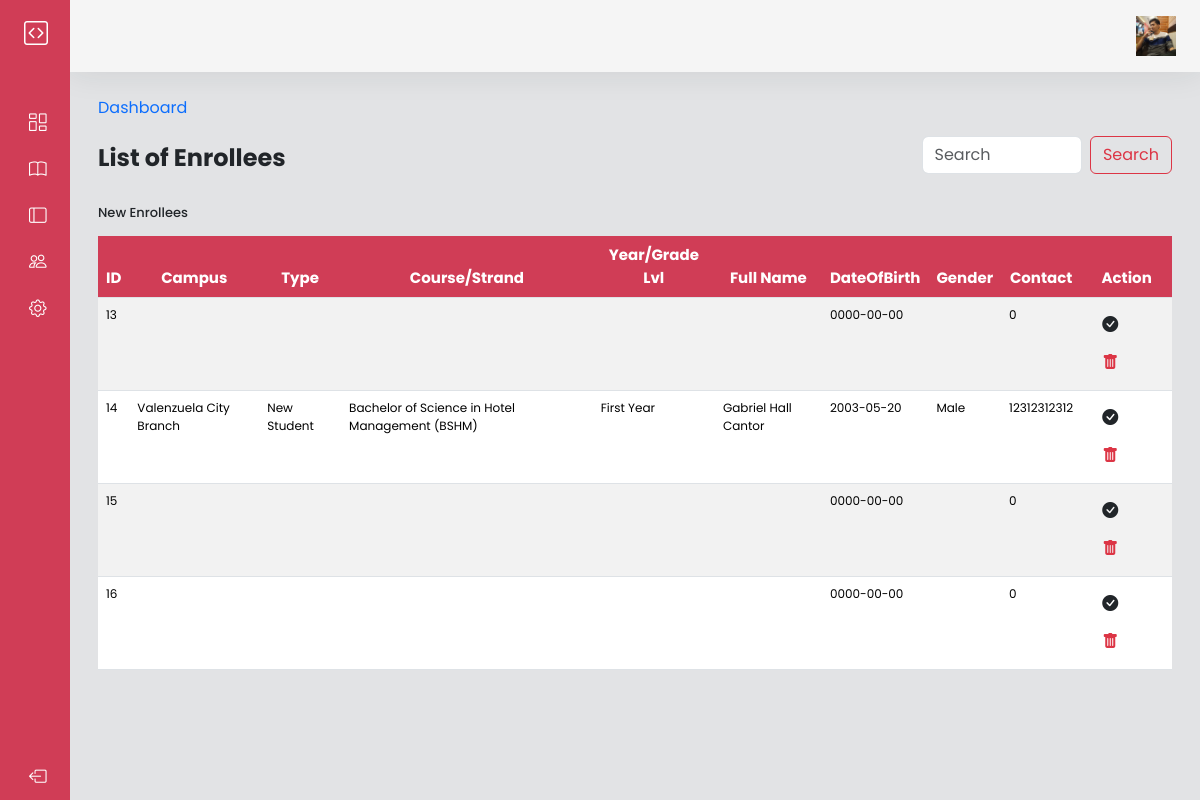
/admin-dashboard.php, run on the app's committed database.
### tables this page shows
CREATE TABLE `users` (
  `ID` int(11) NOT NULL,
  `username` varchar(255) NOT NULL,
  `password` varchar(255) NOT NULL,
  `img` varchar(255) NOT NULL
);

CREATE TABLE `newenrollees` (
  `ID` int(11) NOT NULL,
  `Campus` varchar(255) NOT NULL,
  `Type` varchar(255) NOT NULL,
  `CourseStrand` varchar(255) NOT NULL,
  `Yeargrade` varchar(255) NOT NULL,
  `FirstName` varchar(255) NOT NULL,
  `MiddleName` varchar(255) NOT NULL,
  `LastName` varchar(255) NOT NULL,
  `DateofBirth` date NOT NULL,
  `Gender` varchar(255) NOT NULL,
  `Contact` bigint(20) NOT NULL,
  `EmailAddress` varchar(255) NOT NULL,
  `Address` varchar(255) NOT NULL
);

### admin-dashboard.php (the view, shortened to what this page needs)
<?php
include 'config.php';
$sql = "SELECT ID, img FROM users";
$result1 = $conn->query($sql);
?>
<!DOCTYPE html>
<html lang="en">
  <head>
    <link
      href="https://cdn.jsdelivr.net/npm/bootstrap@5.3.3/dist/css/bootstrap.min.css"
      rel="stylesheet"
    />
    <link
      rel="stylesheet"
      href="https://cdn.jsdelivr.net/npm/bootstrap-icons@1.11.3/font/bootstrap-icons.min.css"
    />
    <link rel="stylesheet" href="admin-dashboard.css" />
  </head>
  <body>
    <div class="wrapper">
      <aside id="sidebar">
        <div class="d-flex">
          <button id="toggle-btn" type="button">
            <i class="bi bi-code-square"></i>
          </button>
        </div>
        <ul class="sidebar-nav">
          <li class="sidebar-item">
            <a
              href="admin-dashboard.php"
              class="sidebar-link"
              data-bs-toggle="tooltip"
              data-bs-placement="right"
              title="Dashboard"
            >
              <i class="bi bi-columns-gap"></i>
            </a>
          </li>
          <li class="sidebar-item">
            <a
              href="#"
              class="sidebar-link has-dropdown collapsed"
              data-bs-toggle="collapse"
              data-bs-target="#news"
              aria-expanded="false"
              aria-controls="news"
              ><i class="bi bi-book"></i> <span>News</span></a
            >
          </li>
          <li class="sidebar-item">
            <a
              href="#"
              class="sidebar-link has-dropdown collapsed"
              data-bs-toggle="collapse"
              data-bs-target="#admission"
              aria-expanded="false"
              aria-controls="admission"
              ><i class="bi bi-layout-sidebar"></i> <span>Admission</span></a
            >
          </li>
          <li class="sidebar-item">
            <a href="instructors.php" class="sidebar-link">
              <i class="bi bi-people"></i>
            </a>
          </li>
          <li class="sidebar-item">
            <a href="settings.php" class="sidebar-link">
              <i class="bi bi-gear"></i>
            </a>
          </li>
        </ul>
        <div class="sidebar-footer">
          <a href="index.php" class="sidebar-link">
            <i class="bi bi-box-arrow-left"></i>
          </a>
        </div>
      </aside>
      <div class="main bg-secondary-subtle">
        <nav class="navbar navbar-expand px-4 py-3">
          <div class="navbar-collapse collapse">
            <ul class="navbar-nav ms-auto">
              <li class="nav-item dropdown">
                <a href="#" class="nav-icon pe-md-0" data-bs-toggle="dropdown">
                <?php
                  if ($result1->num_rows > 0) {
                      while ($row = $result1->fetch_assoc()) {
                          echo '<img src="images/' . $row["img"] . '"  class="avatar img-fluid" alt="" />';
                      }
                  } else {
                      echo "0 results";
                  }
                  ?>
                </a>
              </li>
            </ul>
          </div>
        </nav>
        <main class="content px-3 py-4">
          <div class="container-fluid">
            <div class="mb-3">
              <nav style="--bs-breadcrumb-divider: '>'" aria-label="breadcrumb">
                <ol class="breadcrumb">
                  <li class="breadcrumb-item">
                    <a href="admin-dashboard.php">Dashboard</a>
                  </li>
                </ol>
              </nav>
              <div class="row">
                <div class="col-lg-9 col-md-6">
                  <h3 class="fw-bold fs-4 my-2">List of Enrollees</h3>
                </div>
                <div class="col-lg-3 col-md-6">
                  <form class="d-flex" role="search" method = "GET">
                    <input
                      class="form-control me-2"
                      type="search"
                      placeholder="Search"
                      name = "search"
                      aria-label="Search"
                    />
                    <button class="btn btn-outline-danger" type="submit">
                      Search
                    </button>
                  </form>
                </div>
              </div>
              <div class="row mt-4">
                <h6 style="font-size: 13px;">New Enrollees</h6>
                <div class="col-lg-12 mt-2" style="overflow: auto" id="style-1">
                  <table class="table table-striped">
                    <thead>
                      <tr class="highlight fs-6">
                        <th scope="col">ID</th>
                        <th scope="col">Campus</th>
                        <th scope="col">Type</th>
                        <th scope="col">Course/Strand</th>
                        <th scope="col">Year/Grade Lvl</th>
                        <th scope="col">Full Name</th>
                        <th scope="col">DateOfBirth</th>
                        <th scope="col">Gender</th>
                        <th scope="col">Contact</th>
                        <th scope="col">Action</th>
                      </tr>
                    </thead>
                    <tbody class="tbody">
                    <?php
    $query = "SELECT * FROM newenrollees";
    $result = $conn->query($query);
    if ($result->num_rows > 0) {
        while ($row = $result->fetch_assoc()) {
            $fullName = $row['FirstName'] . ' ' . $row['MiddleName'] . ' ' . $row['LastName'];
            echo '
            <tr>
                <td>' . $row['ID'] . '</td>
                <td>' . $row['Campus'] . '</td>
                <td>' . $row['Type'] . '</td>
                <td>' . $row['CourseStrand'] . '</td>
                <td>' . $row['Yeargrade'] . '</td>
                <td>' . $fullName . '</td>
                <td>' . $row['DateofBirth'] . '</td>
                <td>' . $row['Gender'] . '</td>
                <td>' . $row['Contact'] . '</td>
                <td class="action-buttons">
                <form method="POST" style="display: inline-block;">
                <input type="hidden" id="appbtn" name="appid" value="' . $row['ID'] . '">
                <button class="btn">
                      <i class="bi bi-check-circle-fill"></i>
                    </button>
            </form>
            <form method="POST" style="display: inline-block;">
                <input type="hidden" id="delbtn" name="delid" value="' . $row['ID'] . '">
                <button class="btn text-danger">
                      <i class="bi bi-trash-fill"></i>
                    </button>
            </form>
                </td>
            </tr>
            ';
        }
    } else {
        echo '<tr><td colspan="10">No results found</td></tr>';
    }
?>
                    </tbody>
                  </table>
                </div>
              </div>
            </div>
          </div>
        </main>
      </div>
    </div>
  </body>
</html>

### admin-dashboard.css (style rules this page uses)
a { text-decoration: none; }
li { list-style: none; }
body { font-family: "Poppins", sans-serif; }
.wrapper { display: flex; }
.main { display: flex; flex-direction: column; min-height: 100vh; width: 100%; overflow: hidden; transition: all 0.35s ease-in-out; background-color: #fff; min-width: 0; }
#sidebar { width: 70px; min-width: 70px; z-index: 1000; transition: all 0.25s ease-in-out; background-color: #d03d56; display: flex; flex-direction: column; }
#toggle-btn { background-color: transparent; cursor: pointer; border: 0; padding: 1rem 1.5rem; }
#toggle-btn i { font-size: 1.5rem; color: #fff; }
.sidebar-nav { padding: 2rem 0; flex: 1 1 auto; }
a.sidebar-link { padding: 0.625rem 1.625rem; color: #fff; display: block; font-size: 0.9rem; white-space: nowrap; border-left: 3px solid transparent; }
.sidebar-link i, .dropdown-item i { font-size: 1.1rem; margin-right: 0.75rem; }
.sidebar-item { position: relative; }
.navbar { background-color: #f5f5f5; box-shadow: 0 0 2rem rgba(33, 37, 41, 0.1); }
.navbar-expand .navbar-collapse { min-width: 150px; }
.avatar { height: 40px; width: 40px; }
tr.highlight th { font-size: 12px; background-color: #d03d56; color: #fff; }
.tbody { font-size: 12px; }
.content { flex: 1 1 auto; }
.table { height: 100px; width: 100%; }
.table th { text-align: center; font-size: 15px !important; }

### data on the page
users: img (picture)
newenrollees: ID "13", DateofBirth "0000-00-00", Contact "0"
newenrollees: ID "14", Campus "Valenzuela City Branch", Type "New Student", CourseStrand "Bachelor of Science in Hotel Management (BSHM)", Yeargrade "First Year", fullName "Gabriel Hall Cantor", DateofBirth "2003-05-20", Gender "Male", Contact "12312312312"
newenrollees: ID "15", DateofBirth "0000-00-00", Contact "0"
newenrollees: ID "16", DateofBirth "0000-00-00", Contact "0"
